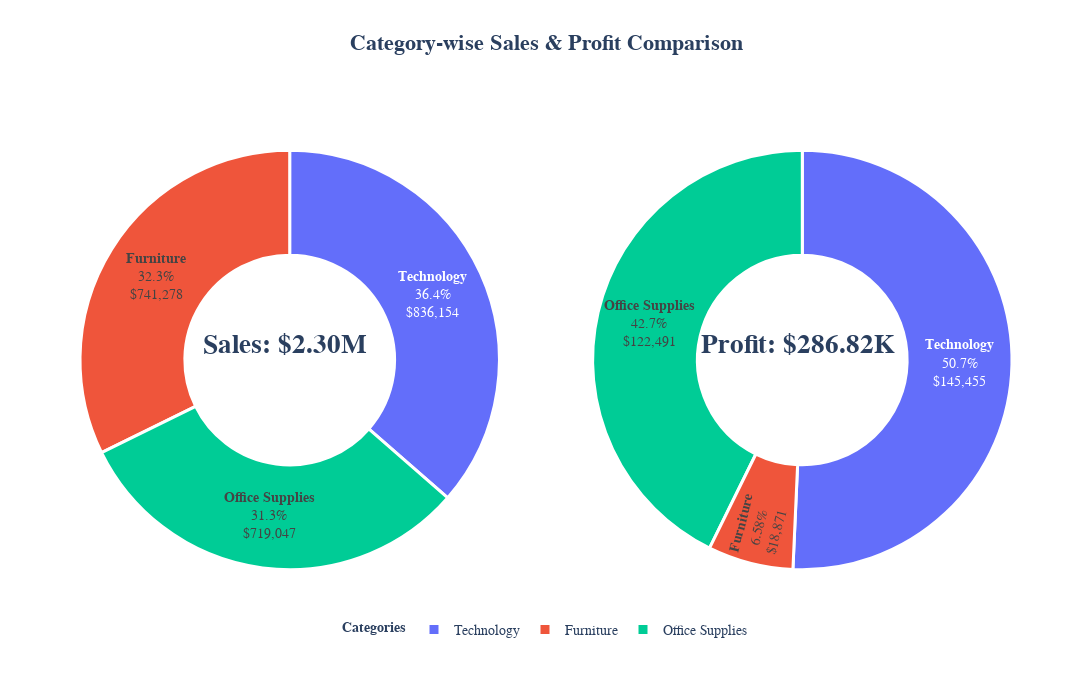

Notebook code cell kept with this figure:
### Markdown cell above
#### Category Comparesion by Sales & Profit

### Code cell
# Sales Data
gb_sales = df.groupby(['Category'])['Sales'].sum().reset_index()

# Profit Data
gb_profit = df.groupby(['Category'])['Profit'].sum().reset_index()

# Subplot banaya (1 row, 2 columns)
fig = make_subplots(
    rows=1, cols=2,
    specs=[[{'type':'domain'}, {'type':'domain'}]],
    subplot_titles=("<b>Category by Sales Performance</b>", "<b>Category by Profit Performance</b>")
)

# Sales Pie Chart
fig.add_trace(
    go.Pie(
        labels=gb_sales['Category'],
        values=gb_sales['Sales'],
        hole=0.5,
        textinfo='label+percent',
        texttemplate="<b>%{label}</b><br>%{percent}<br>$%{value:,.0f}",
        marker=dict(line=dict(color='white', width=3))
    ),
    row=1, col=1
)

# Profit Pie Chart
fig.add_trace(
    go.Pie(
        labels=gb_profit['Category'],
        values=gb_profit['Profit'],
        hole=0.5,
        textinfo='label+percent',
        texttemplate="<b>%{label}</b><br>%{percent}<br>$%{value:,.0f}",
        marker=dict(line=dict(color='white', width=3))
    ),
    row=1, col=2
)

# Layout update
fig.update_layout(
    height=700, width=1400,
    title_text="<b>Category-wise Sales & Profit Comparison</b>",
    title_x=0.5,
    title_font=dict(size=22, family="Arial"),
    font=dict(size=14, family="Arial"),
    annotations=[
        dict(text=f"Sales: ${gb_sales['Sales'].sum() / 1000000:,.2f}M", x=0.22, y=0.5, font=dict(size=27, family="Times New Roman", weight = 'bold'), showarrow=False),
        dict(text=f"Profit: ${gb_profit['Profit'].sum() / 1000:,.2f}K", x=0.77, y=0.5, font=dict(size=27, family="Times New Roman", weight = 'bold'), showarrow=False)
    ],
    legend=dict(
        title="<b>Categories</b>",
        title_font_size=14,
        orientation="h",
        x=0.5, y=-0.05,
        xanchor="center",
        yanchor="bottom"
    )
)

fig.show()

### Figure 1 — Plotly figure (JSON) as saved in the notebook; plotly's stock layout.template omitted (floating-point values rounded to 4 significant figures)
{"data": [{"domain": {"x": [0, 0.45], "y": [0, 1]}, "hole": 0.5, "labels": ["Furniture", "Office Supplies", "Technology"], "marker": {"line": {"color": "white", "width": 3}}, "textinfo": "label+percent", "texttemplate": "<b>%{label}</b><br>%{percent}<br>$%{value:,.0f}", "type": "pie", "values": [741300.0, 719000.0, 836200.0]}, {"domain": {"x": [0.55, 1], "y": [0, 1]}, "hole": 0.5, "labels": ["Furniture", "Office Supplies", "Technology"], "marker": {"line": {"color": "white", "width": 3}}, "textinfo": "label+percent", "texttemplate": "<b>%{label}</b><br>%{percent}<br>$%{value:,.0f}", "type": "pie", "values": [18870.0, 122500.0, 145500.0]}], "layout": {"annotations": [{"font": {"family": "Times New Roman", "size": 27, "weight": "bold"}, "showarrow": false, "text": "Sales: $2.30M", "x": 0.22, "xanchor": "center", "xref": "paper", "y": 0.5, "yanchor": "bottom", "yref": "paper"}, {"font": {"family": "Times New Roman", "size": 27, "weight": "bold"}, "showarrow": false, "text": "Profit: $286.82K", "x": 0.77, "xanchor": "center", "xref": "paper", "y": 0.5, "yanchor": "bottom", "yref": "paper"}], "font": {"family": "Arial", "size": 14}, "height": 700, "legend": {"orientation": "h", "title": {"font": {"size": 14}, "text": "<b>Categories</b>"}, "x": 0.5, "xanchor": "center", "y": -0.05, "yanchor": "bottom"}, "title": {"font": {"family": "Arial", "size": 22}, "text": "<b>Category-wise Sales & Profit Comparison</b>", "x": 0.5}, "width": 1400}}
